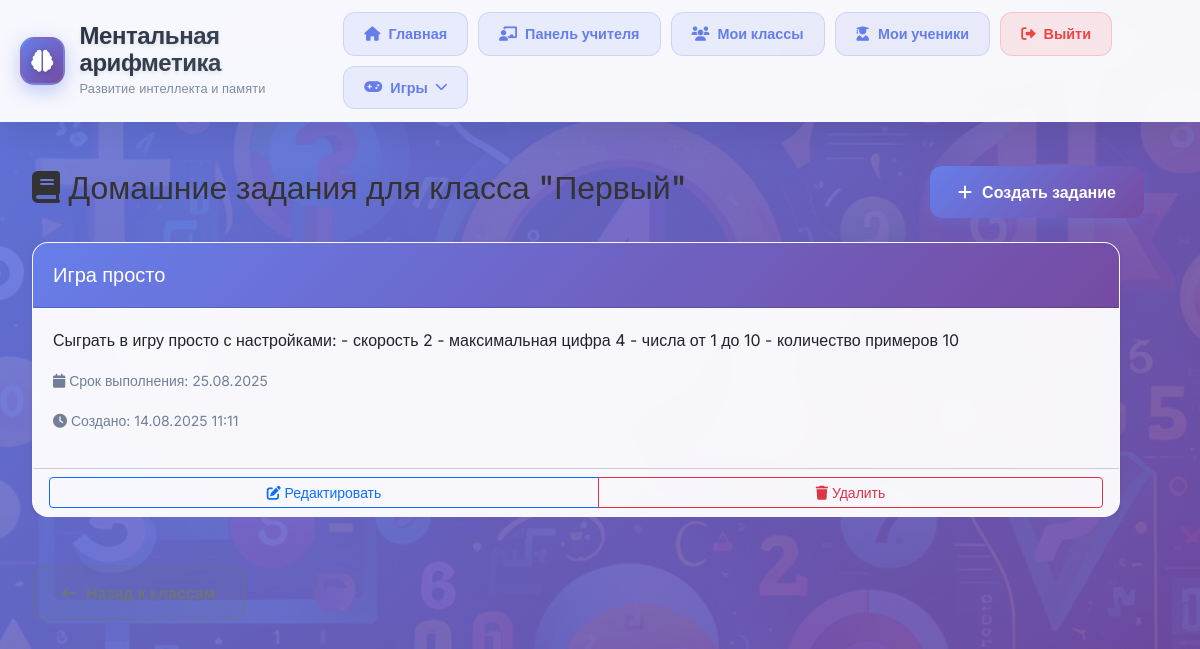
Page /teacher/classes/1/homework/ (signed in) on the earlier database version.
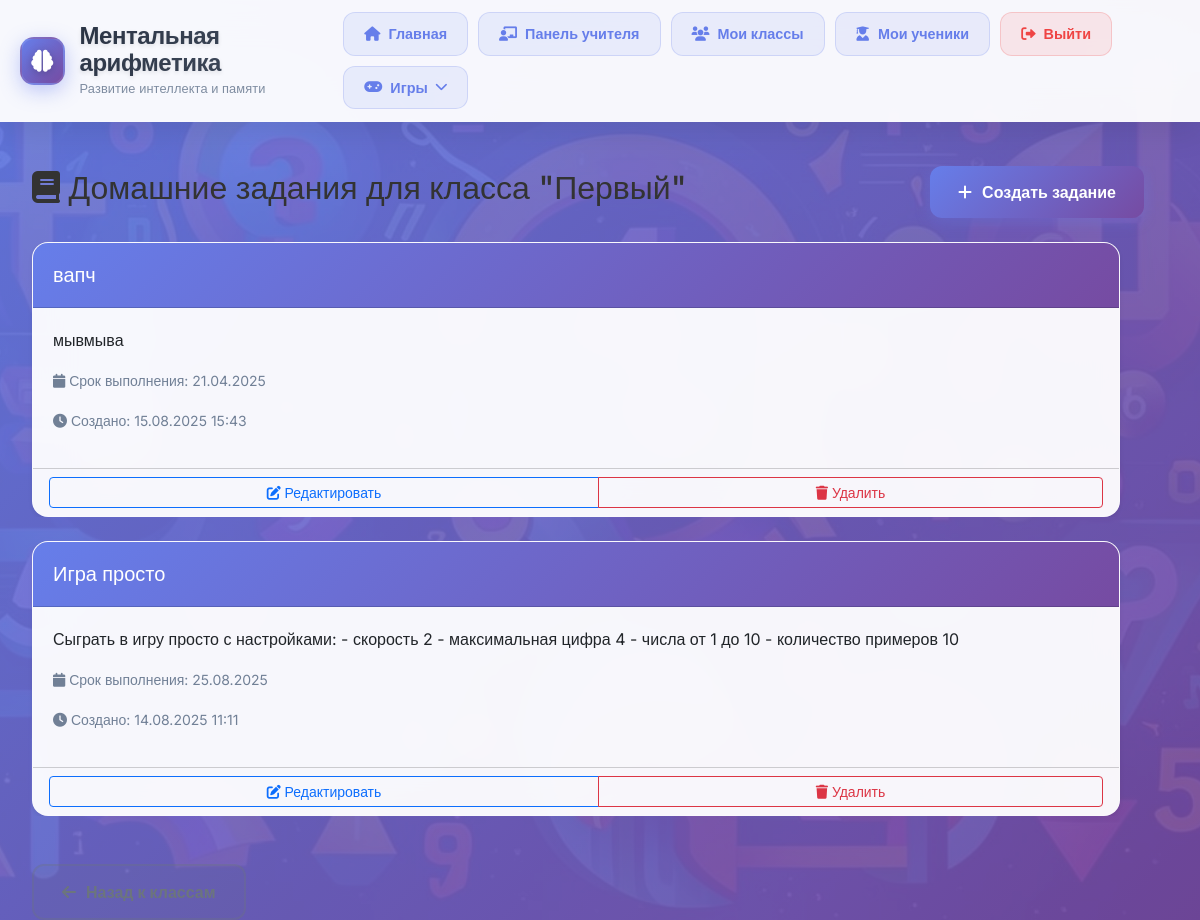
Same page on the later database version.
### mental_app/models.py (models this page shows, shortened)
class Homework(models.Model):
    class_group = models.ForeignKey(Class, on_delete=models.CASCADE, related_name='homeworks', verbose_name='Класс')
    title = models.CharField(max_length=200, verbose_name='Название задания')
    description = models.TextField(verbose_name='Описание задания')
    due_date = models.DateField(verbose_name='Срок выполнения')
    created_at = models.DateTimeField(auto_now_add=True, verbose_name='Дата создания')
    is_active = models.BooleanField(default=True, verbose_name='Активно')
    class Meta:
        verbose_name = 'Домашнее задание'
        verbose_name_plural = 'Домашние задания'
        ordering = ['-created_at']

### mental_app/views.py (the view)
# urls.py: path('teacher/classes/<int:class_id>/homework/', views.homework_list, name='homework_list'),
@login_required
def homework_list(request, class_id):
    try:
        class_obj = Class.objects.get(id=class_id)
        if class_obj.teacher != request.user.teacher_profile:
            return HttpResponseForbidden("У вас нет доступа к этому классу")
        homeworks = Homework.objects.filter(class_group=class_obj, is_active=True)
        return render(request, 'homework_list.html', {
            'class_obj': class_obj,
            'homeworks': homeworks
        })
    except Class.DoesNotExist:
        messages.error(request, 'Класс не найден')
        return redirect('class_list')

### templates/homework_list.html (shortened to what this page needs)
{% extends 'base.html' %}
{% block content %}
<div class="container mt-4">
    <div class="row">
        <div class="col-12">
            <div class="d-flex justify-content-between align-items-center mb-4">
                <h2>
                    <i class="fas fa-book"></i>
                    Домашние задания для класса "{{ class_obj.name }}"
                </h2>
                <a href="{% url 'homework_create' class_obj.id %}" class="btn btn-primary">
                    <i class="fas fa-plus"></i>
                    Создать задание
                </a>
            </div>
            {% if homeworks %}
                <div class="row">
                    {% for homework in homeworks %}
                        <div class="col-md-6 col-lg-4 mb-4">
                            <div class="card h-100 shadow-sm">
                                <div class="card-header bg-primary text-white">
                                    <h5 class="card-title mb-0">{{ homework.title }}</h5>
                                </div>
                                <div class="card-body">
                                    <p class="card-text">{{ homework.description|truncatewords:30 }}</p>
                                    <div class="mb-3">
                                        <small class="text-muted">
                                            <i class="fas fa-calendar"></i>
                                            Срок выполнения: {{ homework.due_date|date:"d.m.Y" }}
                                        </small>
                                    </div>
                                    <div class="mb-3">
                                        <small class="text-muted">
                                            <i class="fas fa-clock"></i>
                                            Создано: {{ homework.created_at|date:"d.m.Y H:i" }}
                                        </small>
                                    </div>
                                </div>
                                <div class="card-footer bg-transparent">
                                    <div class="btn-group w-100" role="group">
                                        <a href="{% url 'homework_edit' homework.id %}" class="btn btn-outline-primary btn-sm">
                                            <i class="fas fa-edit"></i>
                                            Редактировать
                                        </a>
                                        <a href="{% url 'homework_delete' homework.id %}"
                                           class="btn btn-outline-danger btn-sm"
                                           onclick="return confirm('Вы действительно хотите удалить это домашнее задание?')">
                                            <i class="fas fa-trash"></i>
                                            Удалить
                                        </a>
                                    </div>
                                </div>
                            </div>
                        </div>
                    {% endfor %}
                </div>
            {% endif %}
            <div class="mt-4">
                <a href="{% url 'class_list' %}" class="btn btn-secondary">
                    <i class="fas fa-arrow-left"></i>
                </a>
            </div>
        </div>
    </div>
</div>
{% endblock %}

Differences in the rows shown:
added Homework: title "вапч", description "мывмыва", due_date "21.04.2025", created_at "15.08.2025 15:43"
